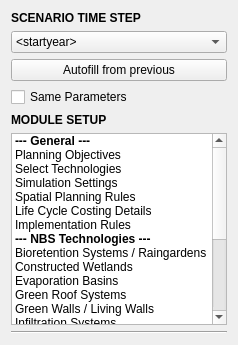
    <widget class="QWidget" name="sidebar_widget" native="true">
     <property name="sizePolicy">
      <sizepolicy hsizetype="Fixed" vsizetype="Preferred">
       <horstretch>0</horstretch>
       <verstretch>0</verstretch>
      </sizepolicy>
     </property>
     <property name="minimumSize">
      <size>
       <width>238</width>
       <height>0</height>
      </size>
     </property>
     <property name="maximumSize">
      <size>
       <width>238</width>
       <height>16777215</height>
      </size>
     </property>
     <layout class="QVBoxLayout" name="verticalLayout_2">
      <item>
       <widget class="QLabel" name="sidebar_title">
        <property name="text">
         <string>&lt;html&gt;&lt;head/&gt;&lt;body&gt;&lt;p&gt;&lt;span style=&quot; font-weight:600;&quot;&gt;SCENARIO TIME STEP&lt;/span&gt;&lt;/p&gt;&lt;/body&gt;&lt;/html&gt;</string>
        </property>
       </widget>
      </item>
      <item>
       <widget class="QComboBox" name="year_combo">
        <property name="minimumSize">
         <size>
          <width>100</width>
          <height>0</height>
         </size>
        </property>
        <item>
         <property name="text">
          <string>&lt;startyear&gt;</string>
         </property>
        </item>
       </widget>
      </item>
      <item>
       <widget class="QPushButton" name="autofillButton">
        <property name="text">
         <string>Autofill from previous</string>
        </property>
       </widget>
      </item>
      <item>
       <widget class="QCheckBox" name="same_params">
        <property name="text">
         <string>Same Parameters</string>
        </property>
       </widget>
      </item>
      <item>
       <widget class="QLabel" name="sidebar_title_2">
        <property name="text">
         <string>&lt;html&gt;&lt;head/&gt;&lt;body&gt;&lt;p&gt;&lt;span style=&quot; font-weight:600;&quot;&gt;MODULE SETUP&lt;/span&gt;&lt;/p&gt;&lt;/body&gt;&lt;/html&gt;</string>
        </property>
       </widget>
      </item>
      <item>
       <widget class="QListWidget" name="listWidget">
        <property name="maximumSize">
         <size>
          <width>220</width>
          <height>16777215</height>
         </size>
        </property>
        <item>
         <property name="text">
          <string>--- General ---</string>
         </property>
         <property name="font">
          <font>
           <weight>75</weight>
           <bold>true</bold>
          </font>
         </property>
        </item>
        <item>
         <property name="text">
          <string>Planning Objectives</string>
         </property>
        </item>
        <item>
         <property name="text">
          <string>Select Technologies</string>
         </property>
        </item>
        <item>
         <property name="text">
          <string>Simulation Settings</string>
         </property>
        </item>
        <item>
         <property name="text">
          <string>Spatial Planning Rules</string>
         </property>
        </item>
        <item>
         <property name="text">
          <string>Life Cycle Costing Details</string>
         </property>
        </item>
        <item>
         <property name="text">
          <string>Implementation Rules</string>
         </property>
        </item>
        <item>
         <property name="text">
          <string>--- NBS Technologies ---</string>
         </property>
         <property name="font">
          <font>
           <weight>75</weight>
           <bold>true</bold>
          </font>
         </property>
        </item>
        <item>
         <property name="text">
          <string>Bioretention Systems / Raingardens</string>
         </property>
        </item>
        <item>
         <property name="text">
          <string>Constructed Wetlands</string>
         </property>
        </item>
        <item>
         <property name="text">
          <string>Evaporation Basins</string>
         </property>
        </item>
        <item>
         <property name="text">
          <string>Green Roof Systems</string>
         </property>
        </item>
        <item>
         <property name="text">
          <string>Green Walls / Living Walls</string>
         </property>
        </item>
        <item>
         <property name="text">
          <string>Infiltration Systems</string>
         </property>
        </item>
        <item>
         <property name="text">
          <string>Ponds and Basin Systems</string>
         </property>
        </item>
        <item>
         <property name="text">
          <string>Porous / Pervious Pavements</string>
         </property>
        </item>
        <item>
         <property name="text">
          <string>Rainwater / Stormwater Tanks</string>
         </property>
        </item>
        <item>
         <property name="text">
          <string>Retarding Basins</string>
         </property>
        </item>
        <item>
         <property name="text">
          <string>Sand / Gravel Filter Trenches</string>
         </property>
        </item>
        <item>
         <property name="text">
          <string>Swales</string>
         </property>
        </item>
        <item>
         <property name="text">
          <string>--- Preference Rules ---</string>
         </property>
         <property name="font">
          <font>
           <weight>75</weight>
           <bold>true</bold>
          </font>
         </property>
        </item>
        <item>
         <property name="text">
          <string>Define Technology Scores</string>
         </property>
        </item>
        <item>
         <property name="text">
          <string>Evaluation, Ranking &amp; Selection</string>
         </property>
        </item>
       </widget>
      </item>
      <item>
       <widget class="Line" name="sidebar_line">
        <property name="orientation">
         <enum>Qt::Horizontal</enum>
        </property>
       </widget>
      </item>
     </layout>
    </widget>
